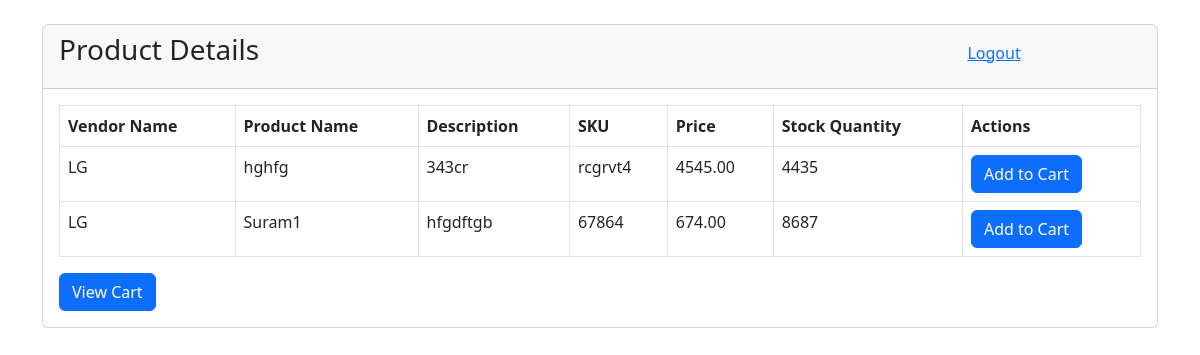
/customer.php, run on the app's committed database.
### tables this page shows
CREATE TABLE `products` (
  `product_id` int(11) NOT NULL,
  `vendor_id` int(11) NOT NULL,
  `product_name` varchar(255) NOT NULL,
  `description` text DEFAULT NULL,
  `sku` varchar(50) DEFAULT NULL,
  `price` decimal(10,2) NOT NULL,
  `stock_quantity` int(11) DEFAULT NULL,
  `created_at` timestamp NOT NULL DEFAULT current_timestamp(),
  `updated_at` timestamp NOT NULL DEFAULT current_timestamp() ON UPDATE current_timestamp()
);

CREATE TABLE `vendors` (
  `id` int(11) NOT NULL,
  `vendor_id` int(10) NOT NULL,
  `name` varchar(100) NOT NULL,
  `description` text NOT NULL,
  `phone` varchar(20) NOT NULL,
  `email` varchar(100) NOT NULL,
  `website` varchar(100) NOT NULL,
  `address` text NOT NULL,
  `tax_id` varchar(20) NOT NULL,
  `created_at` timestamp NOT NULL DEFAULT current_timestamp() ON UPDATE current_timestamp(),
  `updated_at` timestamp NOT NULL DEFAULT '0000-00-00 00:00:00' ON UPDATE current_timestamp(),
  `is_active` tinyint(1) NOT NULL DEFAULT 1
);

### customer.php (the view, shortened to what this page needs)
<?php
include('bootstrap.php');
$connection = mysqli_connect('localhost','root', '', 'task3');
$query = "SELECT v.name AS vendor_name, p.product_id, p.product_name AS product_name, p.description, p.sku, p.price, p.stock_quantity
          FROM products p
          JOIN vendors v ON p.vendor_id = v.vendor_id
          WHERE v.is_active = 1";
$productResult = mysqli_query($connection, $query);
?>
<!DOCTYPE html>
<html>
<head>
</head>
<body>
    <div class="container mt-4">
        <div class="row">
            <div class="col-lg-12">
                <div class="card">
                    <div class="card-header">
                        <h3 class="card-title" >Product Details <a class="logout btn btn-link" href="logout.php" style="padding-left: 700px;">Logout</a></h3>
                    </div>
                    <div class="card-body">
                        <table class="table table-bordered">
                            <thead class="bg-dark text-light">
                                <tr>
                                    <th>Vendor Name</th>
                                    <th>Product Name</th>
                                    <th>Description</th>
                                    <th>SKU</th>
                                    <th>Price</th>
                                    <th>Stock Quantity</th>
                                    <th>Actions</th>
                                </tr>
                            </thead>
                            <tbody>
                            <?php while ($productRow = mysqli_fetch_assoc($productResult)) { ?>
                                <tr>
                                    <td><?php echo $productRow['vendor_name']; ?></td>
                                    <td><?php echo $productRow['product_name']; ?></td>
                                    <td><?php echo $productRow['description']; ?></td>
                                    <td><?php echo $productRow['sku']; ?></td>
                                    <td><?php echo $productRow['price']; ?></td>
                                    <td><?php echo $productRow['stock_quantity']; ?></td>
                                    <td>
                                        <div class="btn-group">
                                        <a class="btn btn-primary" type="submit" name="submit" value="submit" href="add_to_cart.php?id=<?php echo $productRow['product_id'] ?>">Add to Cart</a>
                                        </div>
                                    </td>
                                </tr>
                            <?php } ?>
                            </tbody>
                        </table>
                        <a class="btn btn-primary" href="view_cart.php">View Cart</a>
                    </div>
                </div>
            </div>
        </div>
    </div>
</body>
</html>

### data on the page
products: vendors.name "LG", product_name "hghfg", description "343cr", sku "rcgrvt4", price "4545.00", stock_quantity "4435"
products: vendors.name "LG", product_name "Suram1", description "hfgdftgb", sku "67864", price "674.00", stock_quantity "8687"
